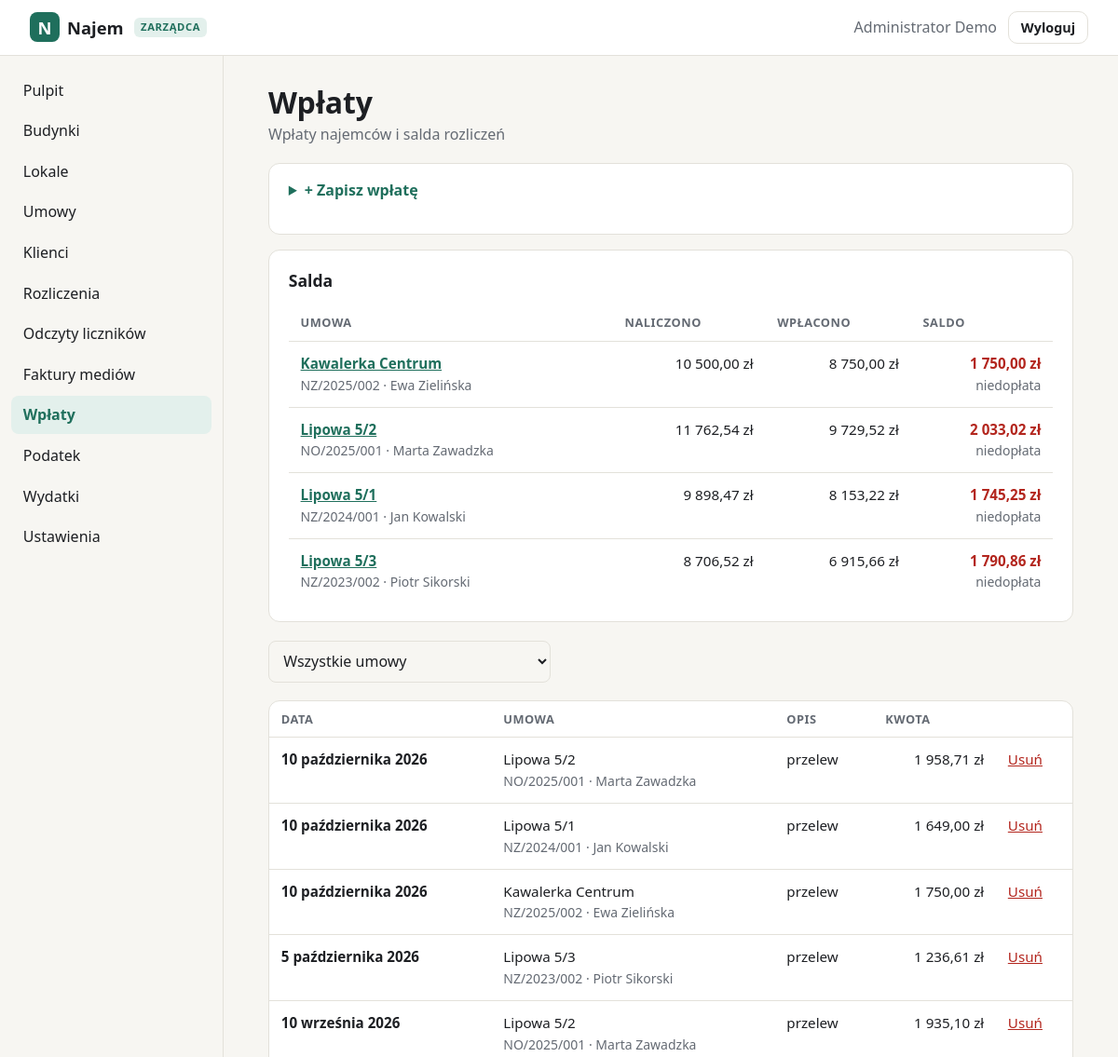
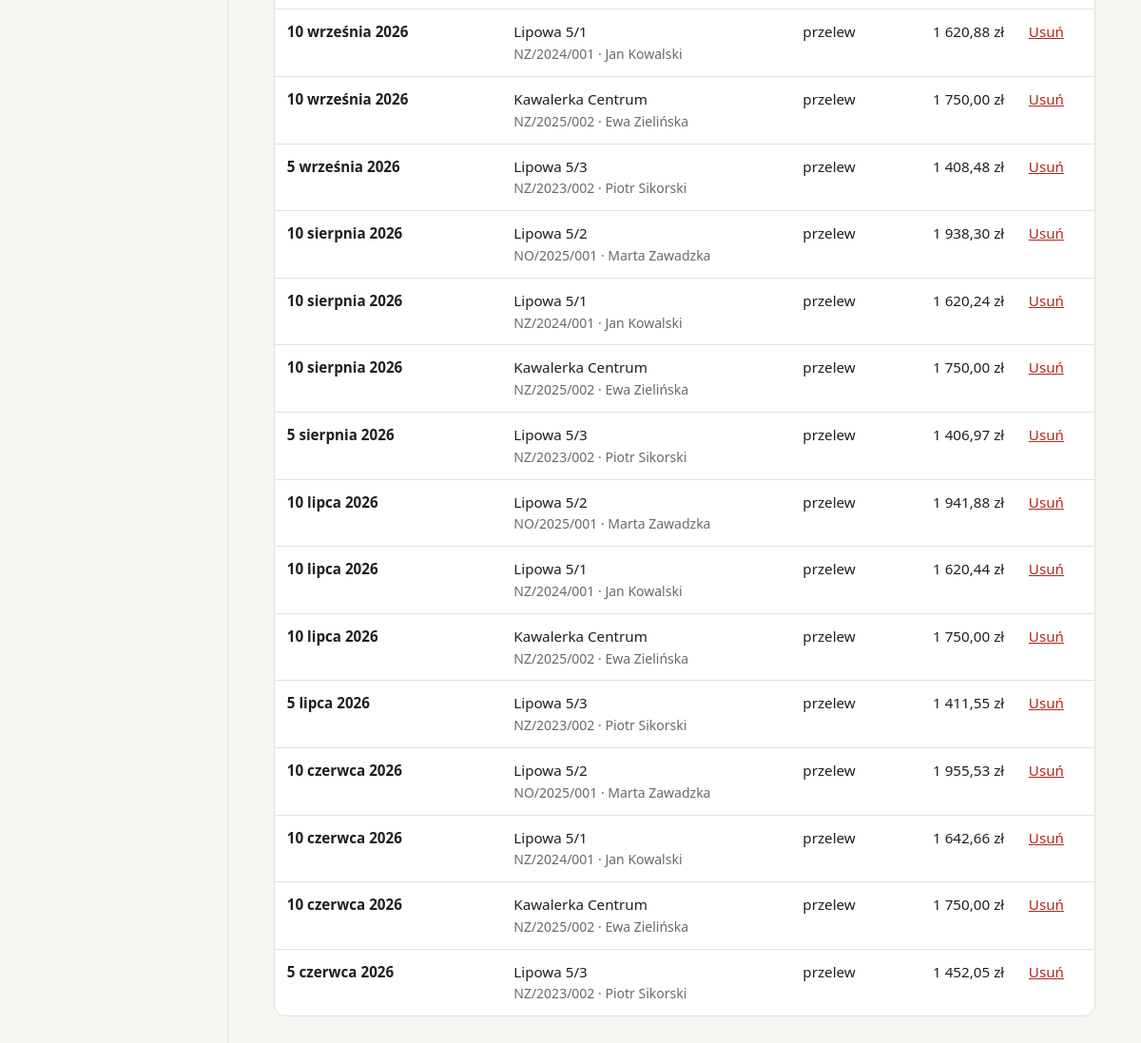
/zarzadca/wplaty (signed in), run on the app's committed database (2 pictures, top to bottom).
### tables this page shows
CREATE TABLE users (
    id            INTEGER PRIMARY KEY AUTOINCREMENT,
    login         TEXT NOT NULL UNIQUE COLLATE NOCASE,
    password_hash TEXT NOT NULL,
    full_name     TEXT,
    role          TEXT NOT NULL DEFAULT 'klient',
    created_at    TEXT NOT NULL DEFAULT (datetime('now')),
    last_login_at TEXT
, email TEXT, telefon TEXT, aktywny INTEGER NOT NULL DEFAULT 1);

CREATE TABLE lokale (
    id          INTEGER PRIMARY KEY AUTOINCREMENT,
    nazwa       TEXT NOT NULL,
    ulica       TEXT NOT NULL,          -- ulica z numerem budynku
    nr_lokalu   TEXT,
    kod         TEXT NOT NULL,
    miasto      TEXT NOT NULL,
    rodzaj      TEXT NOT NULL DEFAULT 'mieszkanie',
    powierzchnia REAL,                  -- m²
    pokoje      INTEGER,
    pietro      TEXT,
    opis        TEXT,
    wyposazenie TEXT,                   -- pozycje rozdzielone nową linią
    created_at  TEXT NOT NULL DEFAULT (datetime('now'))
, nr_wodomierza TEXT, nr_cieplomierza TEXT, budynek_id INTEGER REFERENCES budynki(id));

CREATE TABLE umowy (
    id                INTEGER PRIMARY KEY AUTOINCREMENT,
    numer             TEXT NOT NULL UNIQUE,
    lokal_id          INTEGER NOT NULL REFERENCES lokale(id),
    najemca_id        INTEGER NOT NULL REFERENCES users(id),
    rodzaj            TEXT NOT NULL DEFAULT 'najem okazjonalny',
    data_zawarcia     TEXT NOT NULL,
    data_od           TEXT NOT NULL,
    data_do           TEXT,             -- NULL = czas nieokreślony
    czynsz            INTEGER NOT NULL,
    oplaty            INTEGER NOT NULL DEFAULT 0,  -- opłaty eksploatacyjne / zaliczki
    kaucja            INTEGER NOT NULL DEFAULT 0,
    dzien_platnosci   INTEGER NOT NULL DEFAULT 10,
    wypowiedzenie     TEXT,             -- np. '1 miesiąc'
    rozwiazana_dnia   TEXT,             -- wcześniejsze zakończenie
    uwagi             TEXT,
    created_at        TEXT NOT NULL DEFAULT (datetime('now'))
, liczba_osob INTEGER NOT NULL DEFAULT 1);

CREATE TABLE wplaty (
    id         INTEGER PRIMARY KEY AUTOINCREMENT,
    umowa_id   INTEGER NOT NULL REFERENCES umowy(id),
    data       TEXT NOT NULL,
    kwota      INTEGER NOT NULL,
    opis       TEXT,
    created_at TEXT NOT NULL DEFAULT (datetime('now'))
);

### rozliczenia.py (the view, shortened to what this page needs)
@bp.route("/wplaty", methods=["GET", "POST"])
def wplaty():
    db = get_db()
    filtr = request.values.get("umowa", type=int)
    f = Form({"umowa_id": str(filtr or ""), "data": date.today().isoformat()})
    status = 200
    umowy = _umowy_opcje()
    salda = []
    for u in umowy:
        nal = db.execute("SELECT coalesce(sum(suma_pozycji),0) FROM naliczenia WHERE umowa_id=?", (u["id"],)).fetchone()[0]
        wpl = db.execute("SELECT coalesce(sum(kwota),0) FROM wplaty WHERE umowa_id=?", (u["id"],)).fetchone()[0]
        if nal or wpl:
            salda.append({"u": u, "nal": nal, "wpl": wpl, "saldo": nal - wpl})
    q = """SELECT w.*, u.numer, l.nazwa AS lokal_nazwa, coalesce(k.full_name, k.login) AS najemca
           FROM wplaty w JOIN umowy u ON u.id=w.umowa_id JOIN lokale l ON l.id=u.lokal_id
           JOIN users k ON k.id=u.najemca_id"""
    args = []
    if filtr:
        q += " WHERE w.umowa_id=?"
        args.append(filtr)
    rows = db.execute(q + " ORDER BY w.data DESC, w.id DESC LIMIT 300", args).fetchall()
    return render_template("admin/wplaty.html", active="wplaty", f=f, rows=rows, umowy=umowy,
                           salda=salda, filtr=filtr), status

### admin.py (called while the page is built)
@bp.before_request
@manager_required
def _guard():
    if request.method == "POST":
        check_csrf()

@bp.context_processor
def _ctx():
    return {"admin_menu": ADMIN_MENU, "rodzaje_lokali": RODZAJE_LOKALI,
            "rodzaje_umow": RODZAJE_UMOW, "opcje": lambda xs: [(x, x) for x in xs],
            "today": date.today().isoformat()}

### app.py (called while the page is built)
def get_db() -> sqlite3.Connection:
    if "db" not in g:
        g.db = sqlite3.connect(DB_PATH)
        g.db.row_factory = sqlite3.Row
        g.db.execute("PRAGMA foreign_keys = ON")
    return g.db

def csrf_token() -> str:
    if "_csrf" not in session:
        session["_csrf"] = secrets.token_urlsafe(32)
    return session["_csrf"]

def static_v(filename):
    try:
        v = int((BASE / "static" / filename).stat().st_mtime)
    except OSError:
        v = 0
    return url_for("static", filename=filename, v=v)

def manager_required(view):
    @wraps(view)
    def wrapped(*a, **kw):
        if g.user is None:
            return redirect(url_for("login", next=request.path))
        if g.user["role"] != "zarzadca":
            abort(403)
        return view(*a, **kw)
    return wrapped

@app.before_request
def load_user():
    g.user = None
    uid = session.get("user_id")
    if uid:
        g.user = get_db().execute(
            "SELECT id, login, full_name, role FROM users WHERE id=? AND aktywny=1", (uid,)
        ).fetchone()
        if g.user is None:
            session.clear()

@app.context_processor
def inject():
    return {"menu": MENU, "user": g.get("user")}

@app.template_filter("zl")
def fmt_zl(grosze):
    if grosze is None:
        return "—"
    zl, gr = divmod(int(grosze), 100)
    return f"{zl:,}".replace(",", " ") + f",{gr:02d} zł"

@app.template_filter("data")
def fmt_data(iso):
    if not iso:
        return "—"
    d = date.fromisoformat(iso[:10])
    return f"{d.day} {MIESIACE[d.month - 1]} {d.year}"

### budynki.py (called while the page is built)
@bp.context_processor
def _ctx_budynki():
    return {"budynki_opcje": [(b["id"], b["nazwa"]) for b in
                              get_db().execute("SELECT id, nazwa FROM budynki ORDER BY nazwa")]}

### pomiary.py (called while the page is built)
@app.context_processor
def _ctx_najemca():
    if request.endpoint != "media" or g.get("user") is None:
        return {}
    od, do = nastepne_okno()
    return {"lokale_odczyt": lokale_najemcy(g.user["id"]), "moje_pomiary": moje_pomiary(g.user["id"]),
            "dzis": date.today().isoformat(), "okno_od": od.isoformat(), "okno_do": do.isoformat(),
            "w_oknie_dzis": od <= date.today() <= do}

### templates/admin/wplaty.html (shortened to what this page needs)
{% extends "admin/base.html" %}
{% from "admin/_form.html" import field, select, csrf, delete_button %}
{% block content %}
<div class="page-head">
  <div><h1>Wpłaty</h1><p class="muted">Wpłaty najemców i salda rozliczeń</p></div>
</div>
<details class="panel-box add-box" {% if f.errors or filtr %}open{% endif %}>
  <summary>+ Zapisz wpłatę</summary>
</details>
{% if salda %}
<section class="panel-box">
  <h2>Salda</h2>
  <div class="table-wrap"><table class="table">
    <thead><tr><th>Umowa</th><th class="num">Naliczono</th><th class="num">Wpłacono</th><th class="num">Saldo</th></tr></thead>
    <tbody>{% for s in salda %}
      <tr><td data-label="Umowa"><a href="{{ url_for('zarzadca.wplaty', umowa=s.u.id) }}"><strong>{{ s.u.lokal_nazwa }}</strong></a><br><span class="muted small">{{ s.u.numer }} · {{ s.u.najemca_nazwa or s.u.najemca_login }}</span></td>
          <td data-label="Naliczono" class="num">{{ s.nal|zl }}</td>
          <td data-label="Wpłacono" class="num">{{ s.wpl|zl }}</td>
          <td data-label="Saldo" class="num">{% if s.saldo > 0 %}<span class="neg">{{ s.saldo|zl }}</span><br><span class="muted small">niedopłata</span>{% elif s.saldo < 0 %}<span class="pos">{{ (-s.saldo)|zl }}</span><br><span class="muted small">nadpłata</span>{% else %}0,00 zł{% endif %}</td></tr>
    {% endfor %}</tbody>
  </table></div>
</section>
{% endif %}
<form class="toolbar" method="get">
  <select name="umowa" aria-label="Umowa" onchange="this.form.submit()">
    <option value="">Wszystkie umowy</option>
  </select>
</form>
{% if rows %}
<div class="table-wrap"><table class="table">
  <thead><tr><th>Data</th><th>Umowa</th><th>Opis</th><th class="num">Kwota</th><th></th></tr></thead>
  <tbody>{% for w in rows %}
    <tr><td data-label="Data"><strong>{{ w.data|data }}</strong></td>
        <td data-label="Umowa">{{ w.lokal_nazwa }}<br><span class="muted small">{{ w.numer }} · {{ w.najemca }}</span></td>
        <td data-label="Opis">{{ w.opis or '—' }}</td>
        <td data-label="Kwota" class="num">{{ w.kwota|zl }}</td>
        <td data-label="">
          <form method="post" action="{{ url_for('zarzadca.wplata_usun', wid=w.id) }}" class="inline" onsubmit="return confirm('Usunąć tę wpłatę?')">
            {{ csrf() }}<input type="hidden" name="umowa" value="{{ filtr or '' }}"><button class="linkbtn danger" type="submit">Usuń</button>
          </form></td></tr>
  {% endfor %}</tbody>
</table></div>
{% else %}
<div class="placeholder"><strong>Brak wpłat</strong><span>Zapisz pierwszą wpłatę.</span></div>
{% endif %}
{% endblock %}

### templates/panel.html (shortened to what this page needs)
{% extends "base.html" %}
{% block body_class %}app-page{% endblock %}
{% block body %}
<header class="appbar">
  <a class="brand" href="{% block home_url %}{{ url_for('panel') }}{% endblock %}"><span class="logo">N</span> Najem{% block brand_suffix %}{% endblock %}</a>
  <div class="who">
    <span class="muted">{{ user.full_name or user.login }}</span>
    <form method="post" action="{{ url_for('logout') }}">
      <button class="btn btn-ghost btn-sm" type="submit">Wyloguj</button>
    </form>
  </div>
</header>
<div class="layout">
  <nav class="sidebar" aria-label="Menu główne">
    <ul>
    {% block nav %}{% endblock %}
    </ul>
  </nav>
  <main class="content">
    {% block content %}{% endblock %}
  </main>
</div>
{% endblock %}

### static/style.css (style rules this page uses)
:root { --bg: #f7f6f2; --surface: #ffffff; --text: #1d1f23; --muted: #646a73; --line: #e3e1da; --accent: #1f6f5c; --accent-ink: #ffffff; --accent-soft: #e3f0ec; --danger: #b3261e; --danger-soft: #fbe9e7; --radius: 12px; color-scheme: light; }
* { box-sizing: border-box; }
html, body { margin: 0; }
body { background: var(--bg); color: var(--text); font: 16px/1.5 system-ui, -apple-system, "Segoe UI", Roboto, sans-serif; min-height: 100vh; }
a { color: var(--accent); }
h1 { line-height: 1.15; margin: 0 0 .4em; }
.muted { color: var(--muted); }
.small { font-size: .875rem; }
.brand { display: inline-flex; align-items: center; gap: .5rem; font-weight: 700; font-size: 1.15rem; color: var(--text); text-decoration: none; }
.logo { display: inline-grid; place-items: center; width: 2rem; height: 2rem; border-radius: 8px; background: var(--accent); color: var(--accent-ink); font-weight: 800; }
.btn { display: inline-block; border: 1px solid transparent; border-radius: 10px; padding: .7rem 1.2rem; font: inherit; font-weight: 600; text-decoration: none; cursor: pointer; }
.btn-ghost { background: transparent; color: var(--text); border-color: var(--line); }
.btn-sm { padding: .35rem .8rem; font-size: .9rem; }
.appbar { position: sticky; top: 0; z-index: 10; display: flex; align-items: center; gap: 1rem; padding: .75rem clamp(16px, 3vw, 32px); background: var(--surface); border-bottom: 1px solid var(--line); }
.appbar .who { margin-left: auto; display: flex; align-items: center; gap: .75rem; }
.appbar form { margin: 0; }
.layout { display: grid; grid-template-columns: 240px 1fr; min-height: calc(100vh - 58px); }
.sidebar { border-right: 1px solid var(--line); padding: 1rem .75rem; }
.sidebar ul { list-style: none; margin: 0; padding: 0; display: flex; flex-direction: column; gap: 2px; }
.content { padding: 2rem clamp(16px, 4vw, 48px); max-width: 960px; }
:root { --ok: #1f7a4d; --ok-soft: #e1f3e9; --warn: #8a5a00; --warn-soft: #fdf1d8; --info: #2457a6; --info-soft: #e4ecfa; --off: #6b7079; --off-soft: #ececea; }
.content h1 { font-size: clamp(1.5rem, 3vw, 2rem); }
.content h2 { font-size: 1.1rem; margin: 0 0 .8rem; }
.panel-box { background: var(--surface); border: 1px solid var(--line); border-radius: var(--radius); padding: 1.2rem 1.3rem; margin-top: 1rem; }
.table-wrap { overflow-x: auto; margin-top: 1.2rem; }
.panel-box .table-wrap { margin-top: 0; }
.table { width: 100%; border-collapse: collapse; font-size: .95rem; }
.table th { text-align: left; font-size: .8rem; color: var(--muted); font-weight: 600; text-transform: uppercase; letter-spacing: .04em; padding: .6rem .8rem; border-bottom: 1px solid var(--line); }
.table td { padding: .75rem .8rem; border-bottom: 1px solid var(--line); vertical-align: top; }
.table tr:last-child td { border-bottom: 0; }
.content > .table-wrap { background: var(--surface); border: 1px solid var(--line); border-radius: var(--radius); }
.num { text-align: right; font-variant-numeric: tabular-nums; white-space: nowrap; }
.page-head { display: flex; justify-content: space-between; align-items: flex-start; gap: 1rem; flex-wrap: wrap; }
.page-head h1 { margin-bottom: .2rem; }
.page-head p { margin: 0; }
.toolbar { display: flex; gap: .5rem; align-items: center; flex-wrap: wrap; margin-top: 1.2rem; }
select, textarea { font: inherit; padding: .6rem .7rem; border-radius: 8px; border: 1px solid var(--line); background: var(--bg); color: var(--text); }
form.inline { display: inline-flex; align-items: center; gap: .7rem; margin: 0; flex-wrap: wrap; }
.add-box { margin-top: 1.2rem; border-top: 1px solid var(--line); padding-top: 1rem; }
.add-box summary { cursor: pointer; font-weight: 600; color: var(--accent); margin-bottom: 1rem; }
.linkbtn { background: none; border: 0; padding: 0; font: inherit; color: var(--accent); text-decoration: underline; cursor: pointer; }
.linkbtn.danger { color: var(--danger); }
.neg { color: var(--danger); font-weight: 600; }

### data on the page
users: full_name "Administrator Demo"
lokale: u.lokal_nazwa "Kawalerka Centrum"
umowy: u.numer "NZ/2025/002"
users: u "Ewa Zielińska"
lokale: u.lokal_nazwa "Lipowa 5/2"
umowy: u.numer "NO/2025/001"
users: u "Marta Zawadzka"
lokale: u.lokal_nazwa "Lipowa 5/1"
umowy: u.numer "NZ/2024/001"
users: u "Jan Kowalski"
lokale: u.lokal_nazwa "Lipowa 5/3"
umowy: u.numer "NZ/2023/002"
users: u "Piotr Sikorski"
wplaty: data|data "10 października 2026", lokal_nazwa "Lipowa 5/2", numer "NO/2025/001", najemca "Marta Zawadzka", opis "przelew", kwota|zl "1 958,71 zł"
wplaty: data|data "10 października 2026", lokal_nazwa "Lipowa 5/1", numer "NZ/2024/001", najemca "Jan Kowalski", opis "przelew", kwota|zl "1 649,00 zł"
wplaty: data|data "10 października 2026", lokal_nazwa "Kawalerka Centrum", numer "NZ/2025/002", najemca "Ewa Zielińska", opis "przelew", kwota|zl "1 750,00 zł"
wplaty: data|data "5 października 2026", lokal_nazwa "Lipowa 5/3", numer "NZ/2023/002", najemca "Piotr Sikorski", opis "przelew", kwota|zl "1 236,61 zł"
wplaty: data|data "10 września 2026", lokal_nazwa "Lipowa 5/2", numer "NO/2025/001", najemca "Marta Zawadzka", opis "przelew", kwota|zl "1 935,10 zł"
wplaty: data|data "10 września 2026", lokal_nazwa "Lipowa 5/1", numer "NZ/2024/001", najemca "Jan Kowalski", opis "przelew", kwota|zl "1 620,88 zł"
wplaty: data|data "10 września 2026", lokal_nazwa "Kawalerka Centrum", numer "NZ/2025/002", najemca "Ewa Zielińska", opis "przelew", kwota|zl "1 750,00 zł"
wplaty: data|data "5 września 2026", lokal_nazwa "Lipowa 5/3", numer "NZ/2023/002", najemca "Piotr Sikorski", opis "przelew", kwota|zl "1 408,48 zł"
wplaty: data|data "10 sierpnia 2026", lokal_nazwa "Lipowa 5/2", numer "NO/2025/001", najemca "Marta Zawadzka", opis "przelew", kwota|zl "1 938,30 zł"
wplaty: data|data "10 sierpnia 2026", lokal_nazwa "Lipowa 5/1", numer "NZ/2024/001", najemca "Jan Kowalski", opis "przelew", kwota|zl "1 620,24 zł"
wplaty: data|data "10 sierpnia 2026", lokal_nazwa "Kawalerka Centrum", numer "NZ/2025/002", najemca "Ewa Zielińska", opis "przelew", kwota|zl "1 750,00 zł"
wplaty: data|data "5 sierpnia 2026", lokal_nazwa "Lipowa 5/3", numer "NZ/2023/002", najemca "Piotr Sikorski", opis "przelew", kwota|zl "1 406,97 zł"
wplaty: data|data "10 lipca 2026", lokal_nazwa "Lipowa 5/2", numer "NO/2025/001", najemca "Marta Zawadzka", opis "przelew", kwota|zl "1 941,88 zł"
wplaty: data|data "10 lipca 2026", lokal_nazwa "Lipowa 5/1", numer "NZ/2024/001", najemca "Jan Kowalski", opis "przelew", kwota|zl "1 620,44 zł"
wplaty: data|data "10 lipca 2026", lokal_nazwa "Kawalerka Centrum", numer "NZ/2025/002", najemca "Ewa Zielińska", opis "przelew", kwota|zl "1 750,00 zł"
wplaty: data|data "5 lipca 2026", lokal_nazwa "Lipowa 5/3", numer "NZ/2023/002", najemca "Piotr Sikorski", opis "przelew", kwota|zl "1 411,55 zł"
wplaty: data|data "10 czerwca 2026", lokal_nazwa "Lipowa 5/2", numer "NO/2025/001", najemca "Marta Zawadzka", opis "przelew", kwota|zl "1 955,53 zł"
wplaty: data|data "10 czerwca 2026", lokal_nazwa "Lipowa 5/1", numer "NZ/2024/001", najemca "Jan Kowalski", opis "przelew", kwota|zl "1 642,66 zł"
wplaty: data|data "10 czerwca 2026", lokal_nazwa "Kawalerka Centrum", numer "NZ/2025/002", najemca "Ewa Zielińska", opis "przelew", kwota|zl "1 750,00 zł"
wplaty: data|data "5 czerwca 2026", lokal_nazwa "Lipowa 5/3", numer "NZ/2023/002", najemca "Piotr Sikorski", opis "przelew", kwota|zl "1 452,05 zł"

### other printed values
{{ label }} "Pulpit" "Budynki" "Lokale" "Umowy" "Klienci" "Rozliczenia" "Odczyty liczników" "Faktury mediów" "Wpłaty" "Podatek" "Wydatki" "Ustawienia"
{{ s.nal|zl }} "10 500,00 zł" "11 762,54 zł" "9 898,47 zł" "8 706,52 zł"
{{ s.wpl|zl }} "8 750,00 zł" "9 729,52 zł" "8 153,22 zł" "6 915,66 zł"
{{ s.saldo|zl }} "1 750,00 zł" "2 033,02 zł" "1 745,25 zł" "1 790,86 zł"
